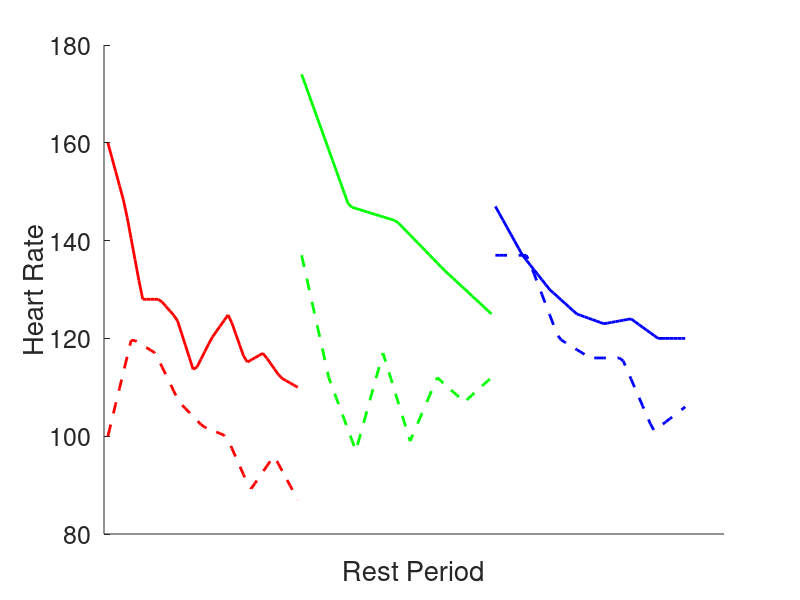
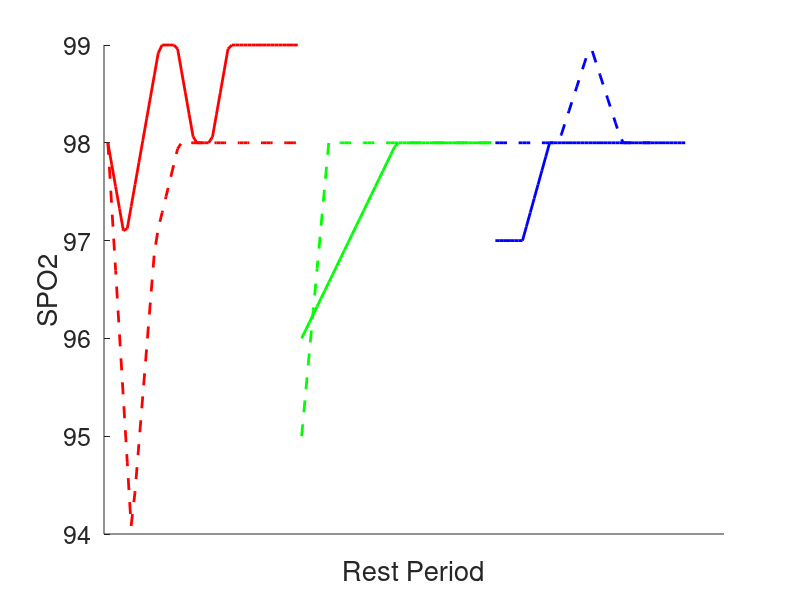

These charts were generated, in order, by the following MATLAB code: (Note: this script raises an error after producing the figures.)
%%
%Convert files for pfeifer
% clear
% close all
% rawFiles = dir('RawData/');
% 
% for i = 1:length(rawFiles)
%     
%     if any(strfind(rawFiles(i).name,'.csv'))
%         ts.potvals = csvread([rawFiles(i).folder,'/',rawFiles(i).name],1,1);
%         ts.potvals = ts.potvals';
%         save(['Convert/',rawFiles(i).name(1:end-3),'mat'],'ts');
%     end
%     
% end

%%
%Process the pfeifered signals
clear();close all

%%

files = dir('Processed/');

B1Count = 1;
B2Count = 1;
P1R1 = 1;
P1R2 = 1;
P1R3 = 1;
P2R1 = 1;
P2R2 = 1;
P2R3 = 1;

for i = 1:length(files)
    name = files(i).name;
    if any(strfind(name,'phase1_baseline'))
        if any(strfind(name,'-ls.mat'))
        load([files(i).folder,'/',name]);
        p1_b(B1Count).potvals = ts.potvals;
        p1_b(B1Count).fids = ts.fids;
        p1_b(B1Count).spl(1,:) = spline(1:length(ts.potvals(1,:)),ts.potvals(1,:),linspace(1,length(ts.potvals(1,:)),2000));
        p1_b(B1Count).spl(2,:) = spline(1:length(ts.potvals(1,:)),ts.potvals(2,:),linspace(1,length(ts.potvals(1,:)),2000));
        p1_b(B1Count).spl(3,:) = spline(1:length(ts.potvals(1,:)),ts.potvals(3,:),linspace(1,length(ts.potvals(1,:)),2000));
        p1_bs.allSpls(B1Count,:,1) = p1_b(B1Count).spl(1,:);
        p1_bs.allSpls(B1Count,:,2) = p1_b(B1Count).spl(2,:);
        p1_bs.allSpls(B1Count,:,3) = p1_b(B1Count).spl(3,:);
        B1Count = B1Count + 1;
        
        end
    end
    
    if any(strfind(name,'phase2_baseline'))
        if any(strfind(name,'-ls.mat'))
        load([files(i).folder,'/',name]);
        c = B2Count;
        p2_b(c).potvals = ts.potvals;
        p2_b(c).fids = ts.fids;
        p2_b(c).spl(1,:) = spline(1:length(ts.potvals(1,:)),ts.potvals(1,:),linspace(1,length(ts.potvals(1,:)),2000));
        p2_b(c).spl(2,:) = spline(1:length(ts.potvals(1,:)),ts.potvals(2,:),linspace(1,length(ts.potvals(1,:)),2000));
        p2_b(c).spl(3,:) = spline(1:length(ts.potvals(1,:)),ts.potvals(3,:),linspace(1,length(ts.potvals(1,:)),2000));
        p2_bs.allSpls(B2Count,:,1) = p2_b(B2Count).spl(1,:);
        p2_bs.allSpls(B2Count,:,2) = p2_b(B2Count).spl(2,:);
        p2_bs.allSpls(B2Count,:,3) = p2_b(B2Count).spl(3,:);
        B2Count = B2Count + 1;
        end
    end
    
    if any(strfind(name,'phase1_rest_1'))
        if any(strfind(name,'-ls.mat'))
        load([files(i).folder,'/',name]);
        c = P1R1;
        p1_r1(c).potvals = ts.potvals;
        p1_r1(c).fids = ts.fids;
        p1_r1(c).spl(1,:) = spline(1:length(ts.potvals(1,:)),ts.potvals(1,:),linspace(1,length(ts.potvals(1,:)),2000));
        p1_r1(c).spl(2,:) = spline(1:length(ts.potvals(1,:)),ts.potvals(2,:),linspace(1,length(ts.potvals(1,:)),2000));
        p1_r1(c).spl(3,:) = spline(1:length(ts.potvals(1,:)),ts.potvals(3,:),linspace(1,length(ts.potvals(1,:)),2000));
        p1_r1s.allSpls(P1R1,:,1) = p1_r1(P1R1).spl(1,:);
        p1_r1s.allSpls(P1R1,:,2) = p1_r1(P1R1).spl(2,:);
        p1_r1s.allSpls(P1R1,:,3) = p1_r1(P1R1).spl(3,:);
        
        P1R1 = P1R1 + 1;
        end
    end
    
    
    if any(strfind(name,'phase1_rest_2'))
        if any(strfind(name,'-ls.mat'))
        load([files(i).folder,'/',name]);
        c = P1R2;
        p1_r2(c).potvals = ts.potvals;
        p1_r2(c).fids = ts.fids;
        p1_r2(c).spl(1,:) = spline(1:length(ts.potvals(1,:)),ts.potvals(1,:),linspace(1,length(ts.potvals(1,:)),2000));
        p1_r2(c).spl(2,:) = spline(1:length(ts.potvals(1,:)),ts.potvals(2,:),linspace(1,length(ts.potvals(1,:)),2000));
        p1_r2(c).spl(3,:) = spline(1:length(ts.potvals(1,:)),ts.potvals(3,:),linspace(1,length(ts.potvals(1,:)),2000));
        p1_r2s.allSpls(P1R2,:,1) = p1_r2(P1R2).spl(1,:);
        p1_r2s.allSpls(P1R2,:,2) = p1_r2(P1R2).spl(2,:);
        p1_r2s.allSpls(P1R2,:,3) = p1_r2(P1R2).spl(3,:);
        P1R2 = P1R2 + 1;
        end
    end
    
    if any(strfind(name,'phase1_rest_3'))
        if any(strfind(name,'-ls.mat'))
        load([files(i).folder,'/',name]);
        c = P1R3;
        p1_r3(c).potvals = ts.potvals;
        p1_r3(c).fids = ts.fids;
        p1_r3(c).spl(1,:) = spline(1:length(ts.potvals(1,:)),ts.potvals(1,:),linspace(1,length(ts.potvals(1,:)),2000));
        p1_r3(c).spl(2,:) = spline(1:length(ts.potvals(1,:)),ts.potvals(2,:),linspace(1,length(ts.potvals(1,:)),2000));
        p1_r3(c).spl(3,:) = spline(1:length(ts.potvals(1,:)),ts.potvals(3,:),linspace(1,length(ts.potvals(1,:)),2000));
        p1_r3s.allSpls(P1R3,:,1) = p1_r3(P1R3).spl(1,:);
        p1_r3s.allSpls(P1R3,:,2) = p1_r3(P1R3).spl(2,:);
        p1_r3s.allSpls(P1R3,:,3) = p1_r3(P1R3).spl(3,:);
        P1R3 = P1R3 + 1;
        end
    end
    %
    if any(strfind(name,'phase2_rest_1'))
        if any(strfind(name,'-ls.mat'))
        load([files(i).folder,'/',name]);
        c = P2R1;
        p2_r1(c).potvals = ts.potvals;
        p2_r1(c).fids = ts.fids;
        p2_r1(c).spl(1,:) = spline(1:length(ts.potvals(1,:)),ts.potvals(1,:),linspace(1,length(ts.potvals(1,:)),2000));
        p2_r1(c).spl(2,:) = spline(1:length(ts.potvals(1,:)),ts.potvals(2,:),linspace(1,length(ts.potvals(1,:)),2000));
        p2_r1(c).spl(3,:) = spline(1:length(ts.potvals(1,:)),ts.potvals(3,:),linspace(1,length(ts.potvals(1,:)),2000));
        p2_r1s.allSpls(c,:,1) = p2_r1(c).spl(1,:);
        p2_r1s.allSpls(c,:,2) = p2_r1(c).spl(2,:);
        p2_r1s.allSpls(c,:,3) = p2_r1(c).spl(3,:);
        P2R1 = P2R1 + 1;
        end
    end
    
    
    if any(strfind(name,'phase2_rest_2'))
        if any(strfind(name,'-ls.mat'))
        load([files(i).folder,'/',name]);
        c = P2R2;
        p2_r2(c).potvals = ts.potvals;
        p2_r2(c).fids = ts.fids;
        p2_r2(c).spl(1,:) = spline(1:length(ts.potvals(1,:)),ts.potvals(1,:),linspace(1,length(ts.potvals(1,:)),2000));
        p2_r2(c).spl(2,:) = spline(1:length(ts.potvals(1,:)),ts.potvals(2,:),linspace(1,length(ts.potvals(1,:)),2000));
        p2_r2(c).spl(3,:) = spline(1:length(ts.potvals(1,:)),ts.potvals(3,:),linspace(1,length(ts.potvals(1,:)),2000));
        p2_r2s.allSpls(c,:,1) = p2_r2(c).spl(1,:);
        p2_r2s.allSpls(c,:,2) = p2_r2(c).spl(2,:);
        p2_r2s.allSpls(c,:,3) = p2_r2(c).spl(3,:);
        P2R2 = P2R2 + 1;
        end
    end
    
    if any(strfind(name,'phase2_rest_3'))
        if any(strfind(name,'-ls.mat'))
        load([files(i).folder,'/',name]);
        c = P2R3;
        p2_r3(c).potvals = ts.potvals;
        p2_r3(c).fids = ts.fids;
        p2_r3(c).spl(1,:) = spline(1:length(ts.potvals(1,:)),ts.potvals(1,:),linspace(1,length(ts.potvals(1,:)),2000));
        p2_r3(c).spl(2,:) = spline(1:length(ts.potvals(1,:)),ts.potvals(2,:),linspace(1,length(ts.potvals(1,:)),2000));
        p2_r3(c).spl(3,:) = spline(1:length(ts.potvals(1,:)),ts.potvals(3,:),linspace(1,length(ts.potvals(1,:)),2000));
        p2_r3s.allSpls(c,:,1) = p2_r3(c).spl(1,:);
        p2_r3s.allSpls(c,:,2) = p2_r3(c).spl(2,:);
        p2_r3s.allSpls(c,:,3) = p2_r3(c).spl(3,:);
        P2R3 = P2R3 + 1;
        end
    end
    
end


%%
%plot hand recorded data
load('rec.mat');
x1 = 1:50;x2 = 51:100;x3 = 101:150;

p1h1 = rec(2:13,1);
p1sp1 = rec(2:13,2);

p1h2 = rec(14:18,1);
p1sp2 = rec(14:18,2);

p1h3 = rec(19:26,1);
p1sp3 = rec(19:26,2);


p2h1 = rec(28:36,1);
p2sp1 = rec(28:36,2);

p2h2 = rec(37:44,1);
p2sp2 = rec(37:44,2);

p2h3 = rec(45:51,1);
p2sp3 = rec(46:51,2);



sp1h1 = interp1(1:length(rec(2:13,1)),rec(2:13,1),linspace(1,length(rec(2:13,1)),50));
sp1sp1 = interp1(1:length(rec(2:13,2)),rec(2:13,2),linspace(1,length(rec(2:13,2)),50));

sp1h2 = interp1(1:length(rec(14:18,1)),rec(14:18,1),linspace(1,length(rec(14:18,1)),50));
sp1sp2 = interp1(1:length(rec(14:18,2)),rec(14:18,2),linspace(1,length(rec(14:18,1)),50));

sp1h3 = interp1(1:length(rec(19:26,1)),rec(19:26,1),linspace(1,length(rec(19:26,1)),50));
sp1sp3 = interp1(1:length(rec(19:26,2)),rec(19:26,2),linspace(1,length(rec(19:26,1)),50));


sp2h1 = interp1(1:length(rec(28:36,1)),rec(28:36,1),linspace(1,length(rec(28:36,1)),50));
sp2sp1 = interp1(1:length(rec(28:36,2)),rec(28:36,2),linspace(1,length(rec(28:36,1)),50));

sp2h2 = interp1(1:length(rec(37:44,1)),rec(37:44,1),linspace(1,length(rec(37:44,1)),50));
sp2sp2 = interp1(1:length(rec(37:44,2)),rec(37:44,2),linspace(1,length(rec(37:44,1)),50));

sp2h3 = interp1(1:length(rec(45:51,1)),rec(45:51,1),linspace(1,length(rec(45:51,1)),50));
sp2sp3 = interp1(1:length(rec(46:51,2)),rec(46:51,2),linspace(1,length(rec(45:51,1)),50));
%%
figure('DefaultAxesFontSize',18);clf();
hold on;
plot(x1,sp1h1,'r','linewidth',2);
plot(x2,sp1h2,'g','linewidth',2);
plot(x3,sp1h3,'b','linewidth',2);
plot(x1,sp2h1,'r--','linewidth',2);
plot(x2,sp2h2,'g--','linewidth',2);
plot(x3,sp2h3,'b--','linewidth',2);
set(gca,'XTick',[]);
xlabel('Rest Period');
ylabel('Heart Rate');
hold off

figure('DefaultAxesFontSize',18);clf();
hold on;
plot(x1,sp1sp1,'r','linewidth',2);
plot(x2,sp1sp2,'g','linewidth',2);
plot(x3,sp1sp3,'b','linewidth',2);
plot(x1,sp2sp1,'r--','linewidth',2);
plot(x2,sp2sp2,'g--','linewidth',2);
plot(x3,sp2sp3,'b--','linewidth',2);
set(gca,'XTick',[]);
xlabel('Rest Period');
ylabel('SPO2');


%%
cl = kmeans(p1_bs.allSpls(:,:,1),2);


if (sum(cl == 1)> sum(cl == 2))
    
    c = 1;
else
    c =2;
end
p1_bmean(1,:) = mean(p1_bs.allSpls(find(cl == c),:,1));
p1_bmean(2,:) = mean(p1_bs.allSpls(find(cl == c),:,2));
p1_bmean(3,:) = mean(p1_bs.allSpls(find(cl == c),:,3));


cl = kmeans(p2_bs.allSpls(:,:,1),2);

if (sum(cl == 1)> sum(cl == 2))
    
    c = 1;
else
    c =2;
end
p2_bmean(1,:) = mean(p2_bs.allSpls(find(cl == c),:,1));
p2_bmean(2,:) = mean(p2_bs.allSpls(find(cl == c),:,2));
p2_bmean(3,:) = mean(p2_bs.allSpls(find(cl == c),:,3));

%%
figure('DefaultAxesFontSize',18);clf();

subplot(311);hold on;
plot(p1_bmean(1,:),'r','linewidth',2);
plot(p2_bmean(1,:),'r--','linewidth',2);
title('I');
xlabel('time (ms)');
ylabel('voltage (mv)');
subplot(312);hold on;
plot(p1_bmean(2,:),'g','linewidth',2);
plot(p2_bmean(2,:),'g--','linewidth',2);
title('II');
xlabel('time (ms)');
ylabel('voltage (mv)');
subplot(313);hold on;
plot(p1_bmean(3,:),'b','linewidth',2);
plot(p2_bmean(3,:),'b--','linewidth',2);
title('III');
xlabel('time (ms)');
ylabel('voltage (mv)');

%%
figure('DefaultAxesFontSize',18);clf();

subplot(341);hold on;
plot(mean(p1_r1s.allSpls(1:5,:,1),1),'r','linewidth',2);
plot(mean(p2_r1s.allSpls(1:5,:,1),1),'r--','linewidth',2);
title('R1');
ylabel({'I','voltage (mv)'});
subplot(342);hold on;
plot(mean(p1_r2s.allSpls(1:5,:,1),1),'r','linewidth',2);
plot(mean(p2_r2s.allSpls(1:5,:,1),1),'r--','linewidth',2);
title('R2');

subplot(343);hold on;
plot(mean(p1_r3s.allSpls(1:5,:,1),1),'r','linewidth',2);
plot(mean(p2_r3s.allSpls(1:5,:,1),1),'r--','linewidth',2);
title('R3');
subplot(344);hold on;
plot(p1_bmean(1,:),'k','linewidth',1);
plot(p2_bmean(1,:),'k--','linewidth',1);
title('Base');

subplot(345);hold on;
plot(mean(p1_r1s.allSpls(1:5,:,2),1),'g','linewidth',2);
plot(mean(p2_r1s.allSpls(1:5,:,2),1),'g--','linewidth',2);
ylabel({'II','voltage (mv)'});
subplot(346);hold on;
plot(mean(p1_r2s.allSpls(1:5,:,2),1),'g','linewidth',2);
plot(mean(p2_r2s.allSpls(1:5,:,2),1),'g--','linewidth',2);

subplot(347);hold on;
plot(mean(p1_r3s.allSpls(1:5,:,2),1),'g','linewidth',2);
plot(mean(p2_r3s.allSpls(1:5,:,2),1),'g--','linewidth',2);

subplot(348);hold on;
plot(p1_bmean(2,:),'k','linewidth',1);
plot(p2_bmean(2,:),'k--','linewidth',1);

subplot(3,4,9);hold on;
plot(mean(p1_r1s.allSpls(1:5,:,3),1),'b','linewidth',2);
plot(mean(p2_r1s.allSpls(1:5,:,3),1),'b--','linewidth',2);

xlabel('time (ms)');
ylabel({'III','voltage (mv)'});
subplot(3,4,10);hold on;
plot(mean(p1_r2s.allSpls(1:5,:,3),1),'b','linewidth',2);
plot(mean(p2_r2s.allSpls(1:5,:,3),1),'b--','linewidth',2);

xlabel('time (ms)');
ylabel('voltage (mv)');
subplot(3,4,11);hold on;
plot(mean(p1_r3s.allSpls(1:5,:,3),1),'b','linewidth',2);
plot(mean(p2_r3s.allSpls(1:5,:,3),1),'b--','linewidth',2);

xlabel('time (ms)');
ylabel('voltage (mv)');
subplot(3,4,12);hold on;
plot(p1_bmean(3,:),'k','linewidth',1);
plot(p2_bmean(3,:),'k--','linewidth',1);

xlabel('time (ms)');
ylabel('voltage (mv)');


%%
figure('DefaultAxesFontSize',18);clf();

subplot(341);hold on;
plot(mean(p1_r1s.allSpls(end-5:end,:,1),1),'r','linewidth',2);
plot(mean(p2_r1s.allSpls(end-5:end,:,1),1),'r--','linewidth',2);
title('R1');
ylabel({'I','voltage (mv)'});
subplot(342);hold on;
plot(mean(p1_r2s.allSpls(end-5:end,:,1),1),'r','linewidth',2);
plot(mean(p2_r2s.allSpls(end-5:end,:,1),1),'r--','linewidth',2);
title('R2');

subplot(343);hold on;
plot(mean(p1_r3s.allSpls(end-5:end,:,1),1),'r','linewidth',2);
plot(mean(p2_r3s.allSpls(end-5:end,:,1),1),'r--','linewidth',2);
title('R3');
subplot(344);hold on;
plot(p1_bmean(1,:),'k','linewidth',1);
plot(p2_bmean(1,:),'k--','linewidth',1);
title('Base');

subplot(345);hold on;
plot(mean(p1_r1s.allSpls(end-5:end,:,2),1),'g','linewidth',2);
plot(mean(p2_r1s.allSpls(end-5:end,:,2),1),'g--','linewidth',2);
ylabel({'II','voltage (mv)'});
subplot(346);hold on;
plot(mean(p1_r2s.allSpls(end-5:end,:,2),1),'g','linewidth',2);
plot(mean(p2_r2s.allSpls(end-5:end,:,2),1),'g--','linewidth',2);

subplot(347);hold on;
plot(mean(p1_r3s.allSpls(end-5:end,:,2),1),'g','linewidth',2);
plot(mean(p2_r3s.allSpls(end-5:end,:,2),1),'g--','linewidth',2);

subplot(348);hold on;
plot(p1_bmean(2,:),'k','linewidth',1);
plot(p2_bmean(2,:),'k--','linewidth',1);

subplot(3,4,9);hold on;
plot(mean(p1_r1s.allSpls(end-5:end,:,3),1),'b','linewidth',2);
plot(mean(p2_r1s.allSpls(end-5:end,:,3),1),'b--','linewidth',2);

xlabel('time (ms)');
ylabel({'III','voltage (mv)'});
subplot(3,4,10);hold on;
plot(mean(p1_r2s.allSpls(end-5:end,:,3),1),'b','linewidth',2);
plot(mean(p2_r2s.allSpls(end-5:end,:,3),1),'b--','linewidth',2);

xlabel('time (ms)');
ylabel('voltage (mv)');
subplot(3,4,11);hold on;
plot(mean(p1_r3s.allSpls(end-5:end,:,3),1),'b','linewidth',2);
plot(mean(p2_r3s.allSpls(end-5:end,:,3),1),'b--','linewidth',2);

xlabel('time (ms)');
ylabel('voltage (mv)');
subplot(3,4,12);hold on;
plot(p1_bmean(3,:),'k','linewidth',1);
plot(p2_bmean(3,:),'k--','linewidth',1);

xlabel('time (ms)');
ylabel('voltage (mv)');

